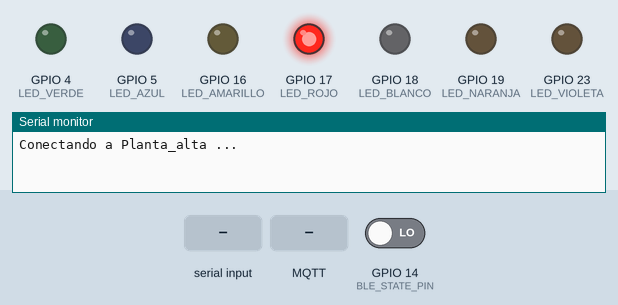
Simulated run of this sketch. Board: ESP32. Shown: output pins drawn as LEDs (lit = HIGH), the last lines printed to the serial monitor. Inputs (shaded band) come from the test bench; at power-on: GPIO 14 (BLE_STATE_PIN) LOW. WiFi joins after 1.5 s; servers stay silent unless stated; the local clock reads 2024-03-15 10:24:30 at power-on unless the sketch sets it; no MQTT or app messages arrive unless stated.

Above: at 1.2 s.
1.3 s: "ON\n" received over Serial
At 3.0 s:
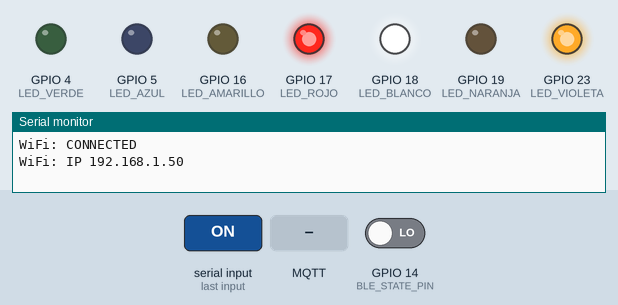
3.8 s: "ON\n" received over the second serial link
At 4.5 s:
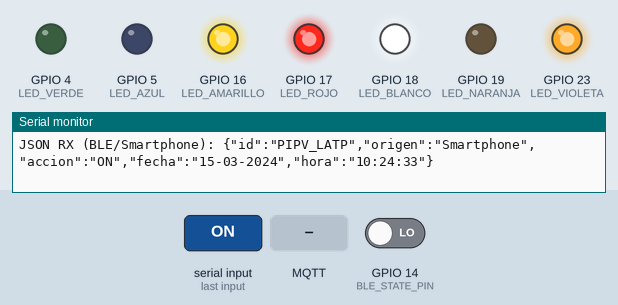
6.3 s: GPIO 14 (BLE_STATE_PIN) driven HIGH
At 7.1 s:
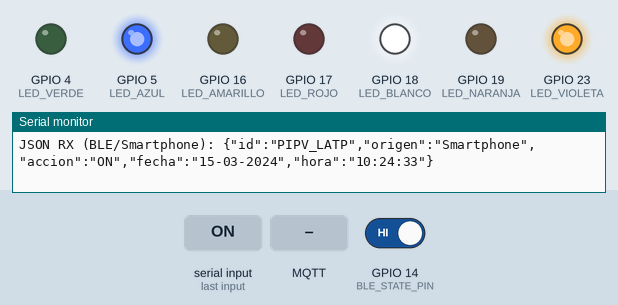
7.8 s: MQTT message "OK+CONN" arrives on the first subscribed topic
At 8.3 s:
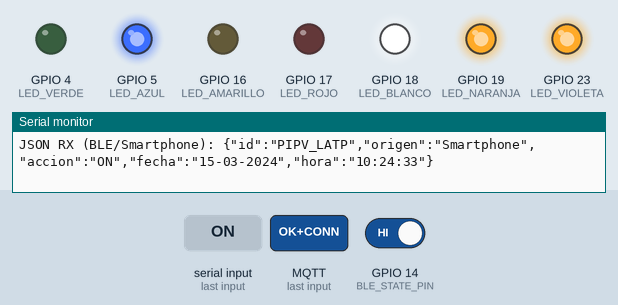
10.3 s: "ON\n" received over Serial
At 11.1 s:
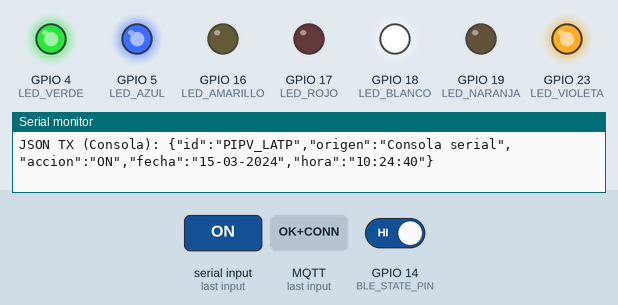
12.8 s: "ON\n" received over the second serial link
At 13.6 s:
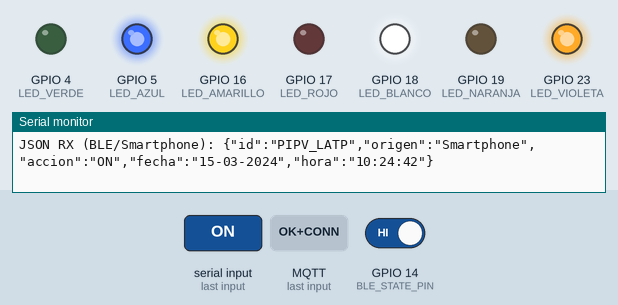
Timing chart, 0 to 15.8 s (numbered marks = the images above; inputs shaded):
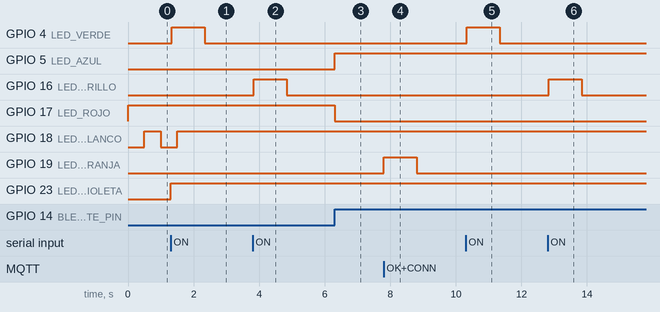

The sketch:

esp32_bluetooth.ino
```cpp
/*******************************************************
 *  ESP32 + AT-09 (HM-10 BLE UART)  ⇄  MQTT (Mosquitto)
 *  Puente BLE↔WiFi con JSON (ArduinoJson) y LEDs de estado
 *  Integrantes: Pedro Iván Palomino Viera, Luis Antonio Torres Padrón
 *  ID EQUIPO  : PIPV_LATP
 *******************************************************/
#include <WiFi.h>
#include <PubSubClient.h>
#include <ArduinoJson.h>
#include <time.h>

// ====== CONFIGURACIÓN DE RED ======
const char* WIFI_SSID     = "Planta_alta";
const char* WIFI_PASSWORD = "65431993";

// NTP para fecha/hora
const char* NTP_SERVER1 = "pool.ntp.org";
const long  GMT_OFFSET  = -6 * 3600; // México Centro
const int   DST_OFFSET  = 0;

// ====== MQTT (Mosquitto público) ======
const char* MQTT_HOST   = "test.mosquitto.org";
const uint16_t MQTT_PORT = 1883;
const char* TEAM_ID     = "PIPV_LATP";
const char* TOPIC_TX    = "PIPV_LATP_TX";   // salidas originadas en el ESP32
const char* TOPIC_RX    = "PIPV_LATP_RX";   // todo RX válido que procese el ESP32
const char* TOPIC_LOG   = "PIPV_LATP_LOG";  // bitácora
const char* TOPIC_EQ_RX = "EQUIPO_RX";      // ENTRADA desde la nube al equipo

WiFiClient espClient;
PubSubClient mqtt(espClient);

// ====== UART con AT-09 / HM-10 ======
HardwareSerial BLE(2);
const int BLE_TX_PIN = 27;  // ESP32 -> AT-09 RX
const int BLE_RX_PIN = 26;  // ESP32 <- AT-09 TX
const uint32_t BLE_BAUD = 9600;

// ====== LEDS ======
const int LED_VERDE   = 4;   // enviado
const int LED_AMARILLO= 16;  // recibido válido
const int LED_ROJO    = 17;  // BT no emparejado
const int LED_AZUL    = 5;   // BT emparejado
const int LED_BLANCO  = 18;  // WiFi buscando / conectado
const int LED_NARANJA = 19;  // recibido con ID inválido
const int LED_VIOLETA = 23;  // control remoto ON/OFF

// ====== TIEMPOS ======
const uint32_t BLINK_HALF   = 500;   // 0.5 s
const uint32_t PULSE_1S     = 1000;  // 1 s

// ====== MÁQUINA DE ESTADOS ======
enum class State { WIFI_CONNECTING, MQTT_CONNECTING, BLE_DISCONNECTED, RUNNING };
State state = State::WIFI_CONNECTING;

// ====== BUFFERS ======
String bleBuffer;
String serialBuffer;

// ====== AUXILIARES NO BLOQUEANTES ======
uint32_t lastBlink = 0;
bool blinkFlag = false;
uint32_t pulseOffAt = 0;

// ====== WiFi: reintentos espaciados ======
bool wifiBegun = false;
unsigned long wifiLastAttempt = 0;
const uint32_t WIFI_RETRY_MS = 10000;
const bool WIFI_AUTO_RECONNECT = true;

// ====== BLE / Conexión ======
bool bleConnected = false;          // Solo lo cambiamos con STATE (o notificaciones si no usas STATE)
uint32_t lastBleActivity = 0;       // Para logs

// ====== (NUEVO) Lectura del pin STATE del AT-09 ======
#define USE_BLE_STATE_PIN 1          // <<-- deja 1 para usar STATE, 0 si no lo conectas
const int BLE_STATE_PIN = 14;        // GPIO del ESP32 conectado a STATE del AT-09

// ---------- Utilidades de LEDs ----------
void allLedsOff() {
  digitalWrite(LED_VERDE, LOW);
  digitalWrite(LED_AMARILLO, LOW);
  digitalWrite(LED_ROJO, LOW);
  digitalWrite(LED_AZUL, LOW);
  digitalWrite(LED_BLANCO, LOW);
  digitalWrite(LED_NARANJA, LOW);
}

void pulseLed(int pin, uint32_t ms = PULSE_1S) {
  digitalWrite(pin, HIGH);
  pulseOffAt = millis() + ms;
}

void updatePulse() {
  if (pulseOffAt && millis() >= pulseOffAt) {
    digitalWrite(LED_VERDE, LOW);
    digitalWrite(LED_AMARILLO, LOW);
    digitalWrite(LED_NARANJA, LOW);
    pulseOffAt = 0;
  }
}

// Exclusión entre rojo y azul (nunca simultáneos)
void setBlue(bool on) {
  if (on){ digitalWrite(LED_ROJO, LOW); digitalWrite(LED_AZUL, HIGH); }
  else    { digitalWrite(LED_AZUL, LOW); }
}
void setRed (bool on) {
  if (on){ digitalWrite(LED_AZUL, LOW); digitalWrite(LED_ROJO, HIGH); }
  else    { digitalWrite(LED_ROJO, LOW); }
}

// ---------- Fecha y hora ----------
void getDateTime(char* outDate, char* outTime) {
  struct tm timeinfo;
  if (!getLocalTime(&timeinfo)) { strcpy(outDate,"00-00-0000"); strcpy(outTime,"00:00:00"); return; }
  strftime(outDate, 11, "%d-%m-%Y", &timeinfo);
  strftime(outTime, 9,  "%H:%M:%S", &timeinfo);
}

// ---------- Construir JSON ----------
String buildJSON(const char* origen, const char* accion) {
  StaticJsonDocument<256> doc;
  char f[11], h[9]; getDateTime(f,h);
  doc["id"]     = TEAM_ID;
  doc["origen"] = origen;
  doc["accion"] = accion;
  doc["fecha"]  = f;
  doc["hora"]   = h;
  String out; serializeJson(doc, out); return out;
}

// ---------- Validar/Procesar JSON ----------
bool processJSON(const String& payload, const char* sourceTag) {
  StaticJsonDocument<256> doc;
  DeserializationError err = deserializeJson(doc, payload);
  if (err) {
    pulseLed(LED_NARANJA);
    mqtt.publish(TOPIC_LOG, ("JSON inválido desde " + String(sourceTag)).c_str());
    return false;
  }

  const char* id     = doc["id"]     | "";
  const char* accion = doc["accion"] | "";
  if (String(id) != TEAM_ID) {
    pulseLed(LED_NARANJA);
    mqtt.publish(TOPIC_LOG, ("ID inválido en mensaje desde " + String(sourceTag)).c_str());
    return false;
  }

  // JSON válido: feedback visual
  pulseLed(LED_AMARILLO);

  // Control LED violeta
  if (strcasecmp(accion, "ON") == 0) digitalWrite(LED_VIOLETA, HIGH);
  else if (strcasecmp(accion, "OFF") == 0) digitalWrite(LED_VIOLETA, LOW);

  // Publicación de RX (salida para monitoreo)
  mqtt.publish(TOPIC_RX, payload.c_str(), true);
  mqtt.publish(TOPIC_LOG, (String("RX válido desde ") + sourceTag).c_str());

  // Mostrar JSON en Serial
  Serial.println("JSON RX (" + String(sourceTag) + "): " + payload);

  return true;
}

// ---------- MQTT ----------
void mqttCallback(char* topic, byte* msg, unsigned int len) {
  String payload; payload.reserve(len);
  for (unsigned int i=0;i<len;i++) payload += (char)msg[i];

  bool ok = processJSON(payload, "MQTT");
  if (ok) {
    BLE.println(payload);
    pulseLed(LED_VERDE);
    mqtt.publish(TOPIC_LOG, "TX a BLE desde MQTT");
  }
}

void ensureMqtt() {
  if (mqtt.connected()) return;
  String clientId = String("ESP32_") + TEAM_ID + "_" + String((uint32_t)ESP.getEfuseMac(), HEX);
  while (!mqtt.connected()) {
    if (mqtt.connect(clientId.c_str())) {
      mqtt.subscribe(TOPIC_EQ_RX);
      mqtt.publish(TOPIC_LOG, "MQTT conectado");
    } else { delay(500); }
  }
}

// ---------- Wi-Fi (reintentos espaciados) ----------
void ensureWifi() {
  if (WiFi.status() == WL_CONNECTED) return;

  if (!wifiBegun) {
    WiFi.mode(WIFI_STA);
    WiFi.setSleep(false);
    if (WIFI_AUTO_RECONNECT) WiFi.setAutoReconnect(true);
    Serial.printf("Conectando a %s ...\n", WIFI_SSID);
    WiFi.begin(WIFI_SSID, WIFI_PASSWORD);
    wifiBegun = true;
    wifiLastAttempt = millis();
    return;
  }
  if (millis() - wifiLastAttempt > WIFI_RETRY_MS) {
    Serial.println("Reintentando WiFi...");
    WiFi.disconnect(true, true);
    delay(50);
    WiFi.begin(WIFI_SSID, WIFI_PASSWORD);
    wifiLastAttempt = millis();
  }
}

// ---------- BLE (AT-09/HM-10): notificaciones por UART ----------
void handleBleStatusLines(const String& line) {
  String L = line; L.toUpperCase();
#if USE_BLE_STATE_PIN
  // Si usas STATE, solo logueamos (no cambiamos LEDs aquí).
  if (L.indexOf("OK+CONN") >= 0 || L.indexOf("STATE:CONNECTED") >= 0 || L.indexOf("CONNECTED") >= 0) {
    mqtt.publish(TOPIC_LOG, "BLE: (UART) CONN");
  } else if (L.indexOf("OK+LOST") >= 0 || L.indexOf("STATE:DISCONNECTED") >= 0 || L.indexOf("DISCONN") >= 0 || L.indexOf("DISCONNECTED") >= 0) {
    mqtt.publish(TOPIC_LOG, "BLE: (UART) LOST");
  }
#else
  // Si NO usas STATE, sí actualizamos estado/LEDs con estas cadenas:
  if (L.indexOf("OK+CONN") >= 0 || L.indexOf("STATE:CONNECTED") >= 0 || L.indexOf("CONNECTED") >= 0) {
    bleConnected = true;  lastBleActivity = millis();
    setBlue(true); setRed(false);
    mqtt.publish(TOPIC_LOG, "BLE: CONN");
    state = State::RUNNING;
  } else if (L.indexOf("OK+LOST") >= 0 || L.indexOf("STATE:DISCONNECTED") >= 0 || L.indexOf("DISCONN") >= 0 || L.indexOf("DISCONNECTED") >= 0) {
    bleConnected = false;
    setBlue(false); setRed(true);
    mqtt.publish(TOPIC_LOG, "BLE: LOST");
    state = State::BLE_DISCONNECTED;
  }
#endif
}

// ---------- Envío desde Serial (consola) ----------
void handleConsoleLine(String line) {
  line.trim(); if (line.length()==0) return;
  String accion = (line.equalsIgnoreCase("ON")) ? "ON" : (line.equalsIgnoreCase("OFF")) ? "OFF" : "";
  String jsonToSend;

  if (accion.length()) {
    jsonToSend = buildJSON("Consola serial", accion.c_str());
    // También refleja en el LED violeta
    if (strcasecmp(accion.c_str(), "ON") == 0) digitalWrite(LED_VIOLETA, HIGH);
    else                                       digitalWrite(LED_VIOLETA, LOW);
  } else {
    StaticJsonDocument<256> doc;
    DeserializationError e = deserializeJson(doc, line);
    if (!e) {
      doc["id"]     = TEAM_ID;
      doc["origen"] = doc["origen"] | "Consola serial";
      doc["accion"] = doc["accion"] | "OFF";
      char f[11], h[9]; getDateTime(f,h);
      doc["fecha"]  = doc["fecha"] | f;
      doc["hora"]   = doc["hora"]  | h;
      serializeJson(doc, jsonToSend);
    } else { Serial.println(F("Comando no válido. Escribe ON u OFF, o pega un JSON.")); return; }
  }

  BLE.println(jsonToSend);
  if (mqtt.connected()) {
    mqtt.publish(TOPIC_TX, jsonToSend.c_str(), true);
    mqtt.publish(TOPIC_LOG, "TX desde consola -> BLE & MQTT");
  }
  pulseLed(LED_VERDE);
  Serial.println("JSON TX (Consola): " + jsonToSend);
}

// ---------- Procesar línea recibida por BLE ----------
void handleBleLine(String line) {
  line.trim(); if (!line.length()) return;
  Serial.println("BLE RX raw: " + line);

  lastBleActivity = millis();
  handleBleStatusLines(line);

#if !USE_BLE_STATE_PIN
  // Si NO usamos STATE, podemos asumir conexión por actividad
  if (!bleConnected) {
    bleConnected = true;
    setBlue(true);
    setRed(false);
    state = State::RUNNING;
    mqtt.publish(TOPIC_LOG, "BLE: ACTIVITY -> asumido conectado");
  }
#endif

  // Aceptar "ON"/"OFF" simples
  if (line.equalsIgnoreCase("ON") || line.equalsIgnoreCase("OFF")) {
    String json = buildJSON("Smartphone", line.c_str());
    BLE.println(json);                 // eco opcional
    Serial.println("JSON RX (BLE): " + json);
    processJSON(json, "BLE/Smartphone");
    return;
  }

  // Si parece JSON, procesarlo
  if (line.indexOf('{') >= 0) {
    Serial.println("JSON RX (BLE raw): " + line);
    if (processJSON(line, "BLE/Smartphone")) {
      BLE.println(line);              // eco opcional del JSON válido
    }
  }
}

// ---------- Setup ----------
void setup() {
  Serial.begin(115200);

  pinMode(LED_VERDE, OUTPUT);
  pinMode(LED_AMARILLO, OUTPUT);
  pinMode(LED_ROJO, OUTPUT);
  pinMode(LED_AZUL, OUTPUT);
  pinMode(LED_BLANCO, OUTPUT);
  pinMode(LED_NARANJA, OUTPUT);
  pinMode(LED_VIOLETA, OUTPUT);
  allLedsOff();
  digitalWrite(LED_VIOLETA, LOW);

#if USE_BLE_STATE_PIN
  pinMode(BLE_STATE_PIN, INPUT_PULLDOWN);   // Estado HIGH conectado, LOW desconectado
#endif

  WiFi.onEvent([](WiFiEvent_t e, WiFiEventInfo_t info){
    switch (e) {
      case ARDUINO_EVENT_WIFI_STA_START:         Serial.println("WiFi: STA_START"); break;
      case ARDUINO_EVENT_WIFI_STA_CONNECTED:     Serial.println("WiFi: CONNECTED"); break;
      case ARDUINO_EVENT_WIFI_STA_GOT_IP:        Serial.print("WiFi: IP "); Serial.println(WiFi.localIP()); break;
      case ARDUINO_EVENT_WIFI_STA_DISCONNECTED:
        Serial.printf("WiFi: DISCONNECTED, reason=%d\n", info.wifi_sta_disconnected.reason);
        state = State::WIFI_CONNECTING;
        digitalWrite(LED_BLANCO, LOW);
        mqtt.disconnect();
        break;
      default: break;
    }
  });

  BLE.begin(BLE_BAUD, SERIAL_8N1, BLE_RX_PIN, BLE_TX_PIN);

  ensureWifi();
  configTime(GMT_OFFSET, DST_OFFSET, NTP_SERVER1);

  mqtt.setServer(MQTT_HOST, MQTT_PORT);
  mqtt.setCallback(mqttCallback);

  // Estado inicial
  state = State::WIFI_CONNECTING;
  setRed(true);   // BLE no emparejado por defecto
}

// ---------- Loop principal ----------
void loop() {
  uint32_t now = millis();

  // Parpadeo blanco (WiFi buscando)
  if (now - lastBlink >= BLINK_HALF) {
    lastBlink = now;
    blinkFlag = !blinkFlag;

    if (state == State::WIFI_CONNECTING) {
      digitalWrite(LED_BLANCO, blinkFlag ? HIGH : LOW);
    }
  }
  updatePulse();

  // ====== Estado Wi-Fi ======
  if (state == State::WIFI_CONNECTING) {
    if (WiFi.status() != WL_CONNECTED) {
      ensureWifi();
    } else {
      digitalWrite(LED_BLANCO, HIGH);    // WiFi estable
      state = State::MQTT_CONNECTING;
    }
  }

  // ====== Estado MQTT ======
  if (state == State::MQTT_CONNECTING) {
    ensureMqtt();
    if (mqtt.connected()) {
      state = State::BLE_DISCONNECTED;
      bleConnected = false;
      setRed(true);
      setBlue(false);
    }
  }

  // ====== Servicio MQTT ======
  if (WiFi.status() == WL_CONNECTED) {
    if (!mqtt.connected()) ensureMqtt();
    mqtt.loop();
  }

  // ====== Lectura de BLE (líneas) ======
  while (BLE.available()) {
    char c = (char)BLE.read();

    // Acumular SIEMPRE
    bleBuffer += c;

    // Determinar fin de línea:
    //  - por salto de línea (\n o \r)
    //  - o por cierre de JSON '}' (si antes apareció '{')
    bool lineComplete = (c == '\n' || c == '\r');
    if (!lineComplete && c == '}' && bleBuffer.indexOf('{') >= 0) {
      lineComplete = true;
    }

    if (lineComplete) {
      String line = bleBuffer;
      line.trim();
      bleBuffer = "";
      if (line.length()) handleBleLine(line);
    }
  }

  // ====== Lectura desde consola Serial (líneas) ======
  while (Serial.available()) {
    char c = (char)Serial.read();
    if (c == '\n' || c == '\r') {
      if (serialBuffer.length()) { handleConsoleLine(serialBuffer); serialBuffer = ""; }
    } else serialBuffer += c;
  }

#if USE_BLE_STATE_PIN
  // ====== Lectura del pin STATE para fijar estado/LEDs ======
  int s = digitalRead(BLE_STATE_PIN);  // 1 = conectado, 0 = desconectado
  if (s && !bleConnected) {
    bleConnected = true;
    setBlue(true); setRed(false);
    state = State::RUNNING;
    mqtt.publish(TOPIC_LOG, "BLE: STATE=HIGH (conectado)");
  } else if (!s && bleConnected) {
    bleConnected = false;
    setBlue(false); setRed(true);
    state = State::BLE_DISCONNECTED;
    mqtt.publish(TOPIC_LOG, "BLE: STATE=LOW (desconectado)");
  }

  // Refrescar LEDs por estado (evita inconsistencias si algo cambió)
  if (state == State::BLE_DISCONNECTED) { setRed(true);  setBlue(false); }
  if (state == State::RUNNING)          { setBlue(true); setRed(false);  }
#endif
}
```

Measured:
- after the input at 1.3 s, GPIO 4 (LED_VERDE): LOW → HIGH at once, → LOW 1.0 s later; GPIO 23 (LED_VIOLETA): LOW → HIGH at once
- after the input at 3.8 s, GPIO 16 (LED_AMARILLO): LOW → HIGH at once, → LOW 1.0 s later
- after the input at 6.3 s, GPIO 5 (LED_AZUL): LOW → HIGH at once; GPIO 17 (LED_ROJO): HIGH → LOW at once
- after the input at 7.8 s, GPIO 19 (LED_NARANJA): LOW → HIGH at once, → LOW 1.0 s later
- after the input at 10.3 s, GPIO 4 (LED_VERDE): LOW → HIGH at once, → LOW 1.0 s later
- after the input at 12.8 s, GPIO 16 (LED_AMARILLO): LOW → HIGH at once, → LOW 1.0 s later
